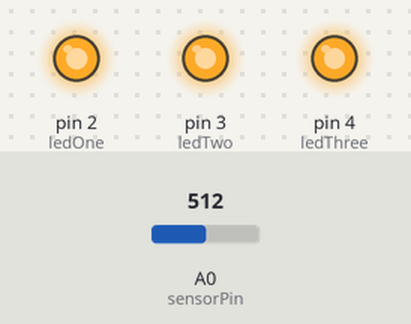
Recording of a sketch running on a simulated Arduino Uno, built with avr-gcc and run on an emulated ATmega328P. On the bench: output pins drawn as LEDs (lit = HIGH). The inputs (shaded band) are chosen by the test bench; at power-on: A0 (sensorPin) = 512.

Above: at 1.2 s.
1.3 s: A0 (sensorPin) set to 58
2.8 s: A0 (sensorPin) set to 53
At 4.0 s:
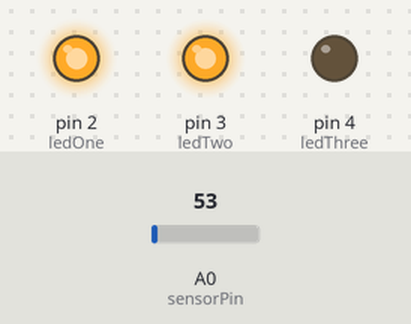
4.3 s: A0 (sensorPin) set to 16
At 4.7 s:
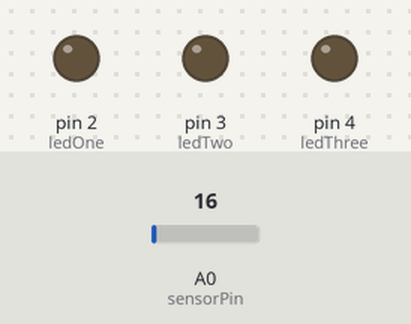
5.8 s: A0 (sensorPin) set to 122
At 6.3 s:
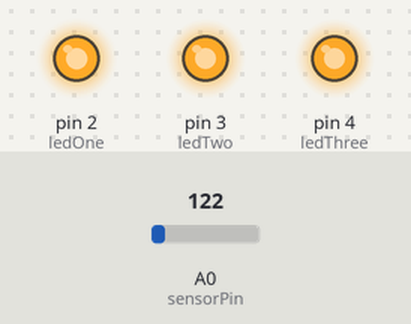
7.3 s: A0 (sensorPin) set to 14
At 8.2 s:
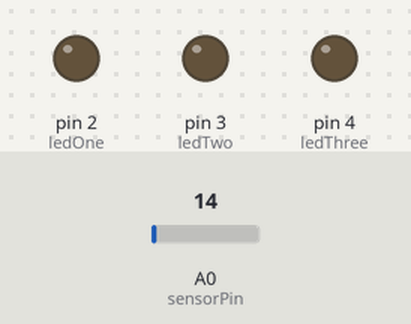
8.8 s: A0 (sensorPin) set to 306
At 9.8 s:
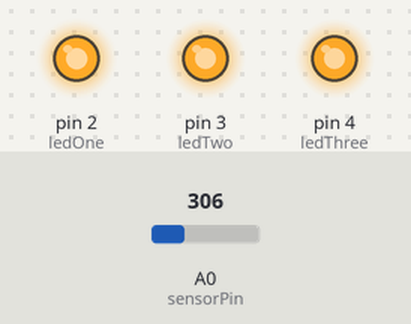
Timing chart, 0 to 11.3 s (numbered marks = the images above; inputs shaded):
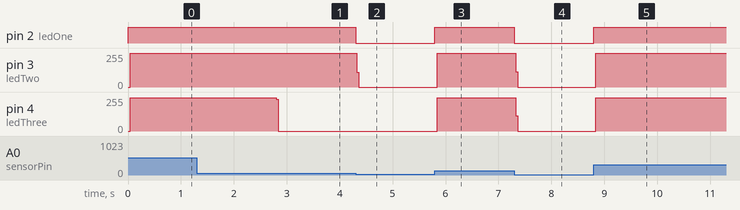

The sketch:

sensor_reading.ino
```cpp
/* Build led control using the thermal sensor */

const int ledOne = 2;
const int ledTwo = 3;
const int ledThree = 4;
const int sensorPin = A0;

void setup() {
  Serial.begin(9600);
  pinMode(ledOne, OUTPUT);
  pinMode(ledTwo, OUTPUT);
  pinMode(ledThree, OUTPUT);
}

void loop() {
  int sensorVal = analogRead(sensorPin);
  float voltage = (sensorVal/1024.0) * 5.0;
  float temperature = voltage * 100;

  loveMeterLed(temperature);

  delay(1);
}

void loveMeterLed(float temperature) {
  if (temperature <= 22.0) {
    digitalWrite(ledOne, LOW);
    digitalWrite(ledTwo, LOW);
    digitalWrite(ledThree, LOW);
  }

  if (temperature > 22.0) {
    digitalWrite(ledOne, HIGH);
    digitalWrite(ledTwo, LOW);
    digitalWrite(ledThree, LOW);
  }

  if (temperature > 24.0) {
    digitalWrite(ledOne, HIGH);
    digitalWrite(ledTwo, HIGH);
    digitalWrite(ledThree, LOW);
  }

  if (temperature > 26.0) {
    digitalWrite(ledOne, HIGH);
    digitalWrite(ledTwo, HIGH);
    digitalWrite(ledThree, HIGH);
  }
}
```

Measured:
- the behaviour switches between 54 and 53 on A0 (sensorPin) (found by bisection; images 0 and 1)
- after the input at 1.3 s, every drawn part: stays the same
- after the input at 2.8 s, pin 4 (ledThree): 249/255 → 0/255 at once
- after the input at 4.3 s, pin 2 (ledOne): HIGH → LOW at once; pin 3 (ledTwo): 252/255 → 0/255 at once
- after the input at 5.8 s, pin 2 (ledOne): LOW → HIGH at once; pin 3 (ledTwo): 0/255 → 252/255 at once; pin 4 (ledThree): 0/255 → 249/255 at once
- after the input at 7.3 s, pin 2 (ledOne): HIGH → LOW at once; pin 3 (ledTwo): 252/255 → 0/255 at once; pin 4 (ledThree): 249/255 → 0/255 at once
- after the input at 8.8 s, pin 2 (ledOne): LOW → HIGH at once; pin 3 (ledTwo): 0/255 → 252/255 at once; pin 4 (ledThree): 0/255 → 249/255 at once
